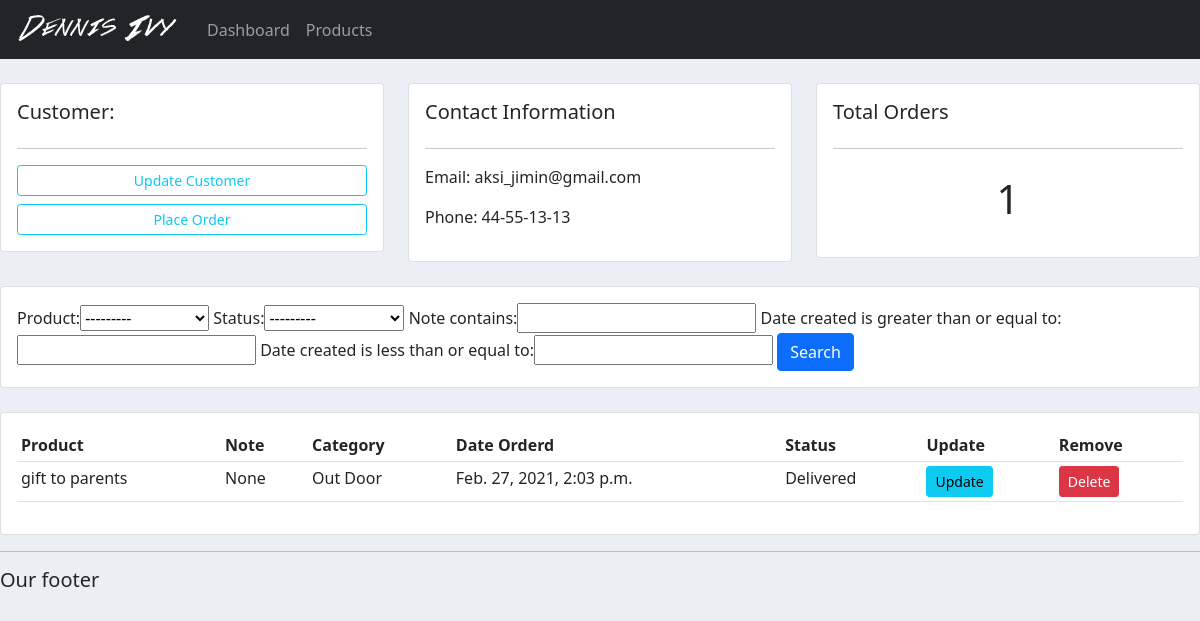
The app's page /customer/2/, older data.
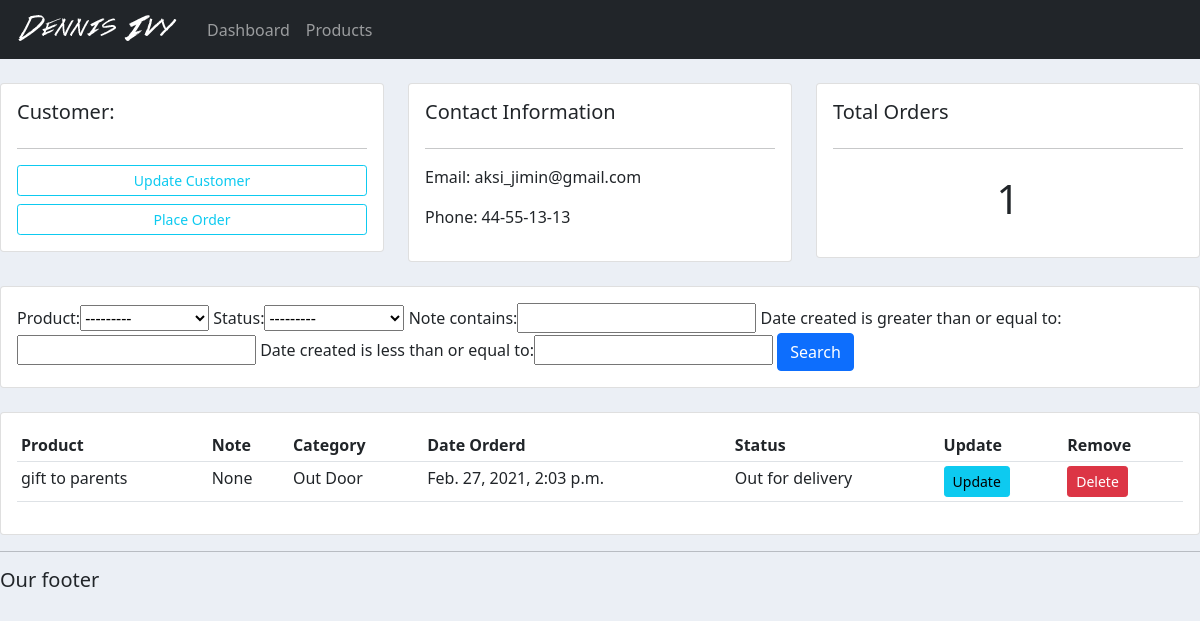
The same page, newer data.
### accounts/models.py (models this page shows, shortened)
class Order(models.Model):
    STATUS = (
            ('Pending', 'Pending'),
            ('Out for delivery', 'Out for delivery'),
            ('Delivered', 'Delivered')
            )
    customer = models.ForeignKey(Customer, null=True, on_delete= models.SET_NULL)
    product = models.ForeignKey(Product, null=True, on_delete= models.SET_NULL)
    date_created = models.DateTimeField(auto_now_add=True, null=True)
    status = models.CharField(max_length=200, null=True,choices=STATUS)
    note = models.CharField(max_length=1000, null=True)

class Product(models.Model):
    CATEGORY = (
        ('Indoor', 'Indoor'),
        ('Out Door', 'Out Door'),
    )
    name = models.CharField(max_length=200, null=True)
    price = FloatField(null=True)
    category = models.CharField(max_length=200, null=True, choices=CATEGORY)
    description = models.CharField(max_length=200, null=True, blank=True)
    date_created = models.DateTimeField(auto_now_add=True, null=True)
    tags = models.ManyToManyField(Tag)
    def __str__(self):
        return self.name

### accounts/views.py (the view)
# urls.py: path('customer/<str:pk_test>/', views.customer,name='customer'),
def customer(request, pk_test):
    customer = Customer.objects.get(id=pk_test)
    orders = customer.order_set.all()
    order_count = orders.count()
    myFilter = OrderFilter(request.GET, queryset=orders)
    orders = myFilter.qs
    context = {'customer':customer,'orders':orders,'order_count':order_count,
    'myFilter': myFilter}
    return render(request, 'accounts/customer.html',context)

### accounts/templates/accounts/customer.html (shortened to what this page needs)
{% extends 'accounts/main.html' %}
{% block content %}
    <br>
<div class="row">
    <div class="col-md">
        <div class="card card-body">
            <h5>Customer:</h5>
            <hr>
            <a class="btn btn-outline-info btn-sm btn-block" href="">Update Customer</a>
            <a class="btn btn-outline-info btn-sm btn-block" href="{% url 'create_order' customer.id %}">Place Order</a>
        </div>
    </div>
    <div class="col-md">
        <div class="card card-body">
            <h5>Contact Information</h5>
            <hr>
            <p>Email: {{customer.email}}</p>
            <p>Phone: {{customer.phone}}</p>
        </div>
    </div>
    <div class="col-md">
        <div class="card card-body">
            <h5>Total Orders</h5>
            <hr>
            <h1 style="text-align: center; padding: 10px">{{order_count}}</h1>
        </div>
    </div>
</div>
<br>
<div class="row">
    <div class="col">
        <div class="card card-body">
            <form action="" method="get">
                {{myFilter.form}}
                <button class="btn btn-primary" type="submit">Search</button>
            </form>
        </div>
    </div>
</div>
<br>
<div class="row">
    <div class="col-md">
        <div class="card card-body">
            <table class="table table-sm">
                <tr>
                    <th>Product</th>
                    <th>Note</th>
                    <th>Category</th>
                    <th>Date Orderd</th>
                    <th>Status</th>
                    <th>Update</th>
                    <th>Remove</th>
                </tr>
                {% for order in orders %}
                <tr>
                    <td>{{order.product}}</td>
                    <td>{{order.note}}</td>
                    <td>{{order.product.category}}</td>
                    <td>{{order.date_created}}</td>
                    <td>{{order.status}}</td>
                    <td><a class="btn btn-sm btn-info" href="{% url 'update_order' order.id %}">Update</a></td>
                    <td><a class="btn btn-sm btn-danger" href="{% url 'delete_order' order.id %}">Delete</a></td>
                </tr>
                {% endfor %}
            </table>
        </div>
    </div>
</div>
{% endblock %}

Row changes from the older to the newer data that the page shows:
changed Order "None": status "Delivered" → "Out for delivery"
